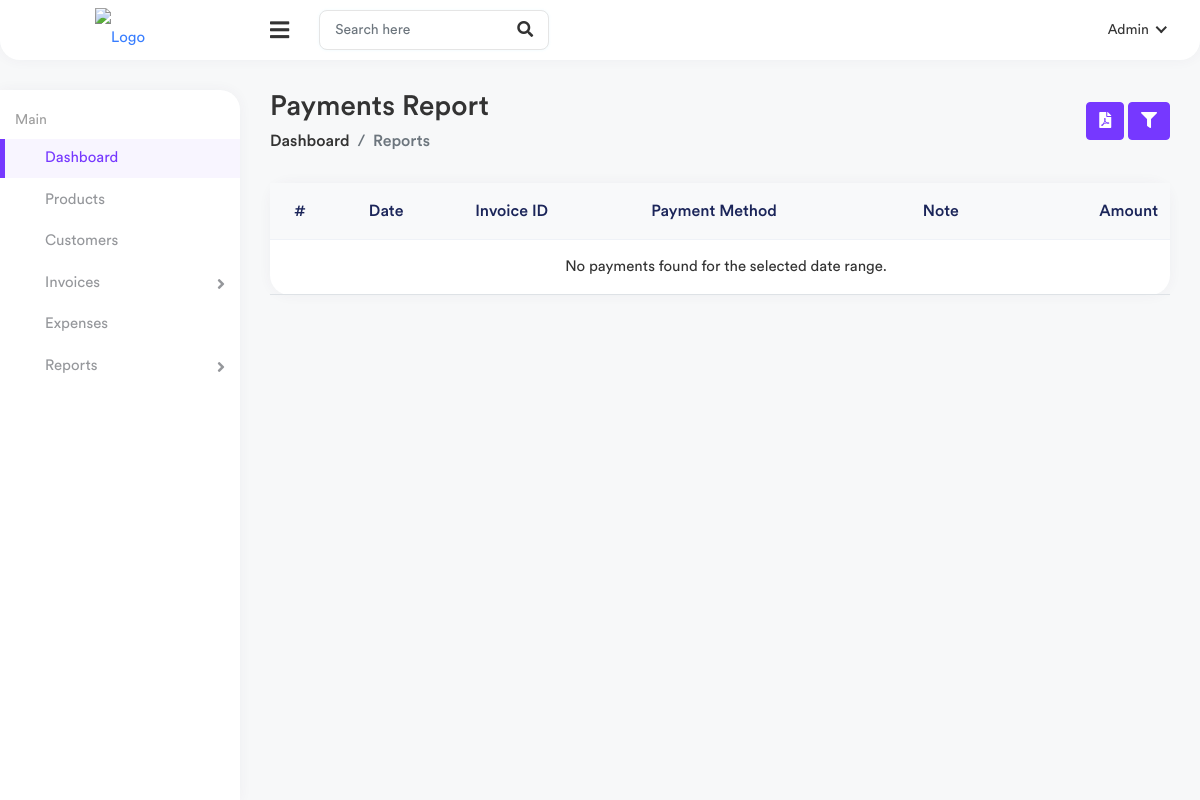
/billing/report/payments/, run on an earlier commit of the app's database.
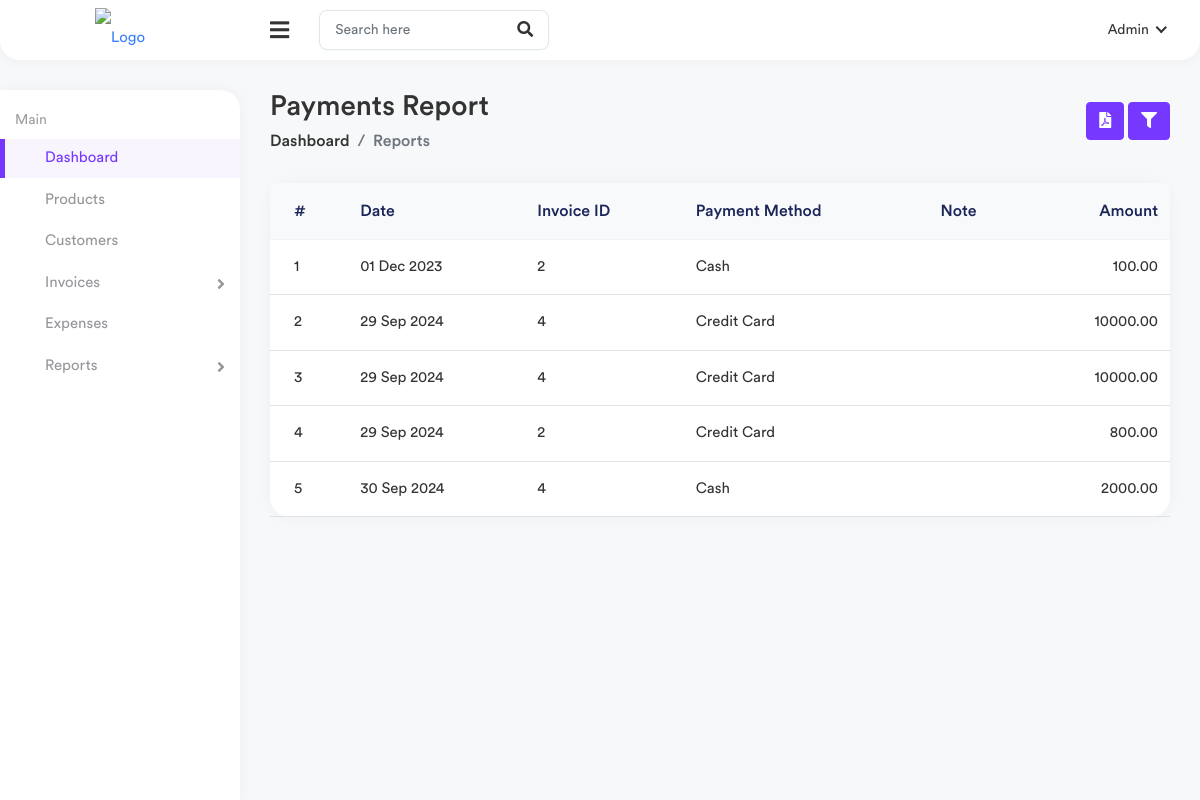
And on a later commit of the database.
### billing/models.py (models this page shows, shortened)
class Payment(models.Model):
    invoice = models.ForeignKey(Invoice, on_delete=models.CASCADE, related_name='payments')
    amount = models.DecimalField(max_digits=10, decimal_places=2)
    payment_date = models.DateTimeField()
    payment_method = models.CharField(max_length=50, choices=[('Cash', 'Cash'), ('Credit Card', 'Credit Card'), ('Bank Transfer', 'Bank Transfer')])
    note = models.TextField(null=True, blank=True)

class Invoice(models.Model):
    customer = models.ForeignKey(Customer, on_delete=models.CASCADE,null=True)
    date = models.DateField(auto_now_add=True)
    total_amount = models.DecimalField(max_digits=10, decimal_places=2, default=0)
    total_sgst=models.DecimalField(max_digits=10, decimal_places=2, default=0)
    total_cgst=models.DecimalField(max_digits=10, decimal_places=2, default=0)
    paid_amount = models.DecimalField(max_digits=10, decimal_places=2, default=0)
    created_date = models.DateTimeField(default=timezone.now)  # Use default
    modified_date = models.DateTimeField(auto_now=True)

### billing/views.py (the view, shortened to what this page needs)
# urls.py: path('report/payments/', views.payment_report, name='payment_report'),
def payment_report(request):
    start_date = request.GET.get('start_date')
    end_date = request.GET.get('end_date')
    payments = Payment.objects.all()
    return render(request, 'reports/payments.html', {
        'payments': payments
    })

### templates/reports/payments.html (shortened to what this page needs)
{% extends 'base.html' %}
{% block content %}
<div class="page-wrapper">
  <div class="content container-fluid">
    <div class="page-header">
      <div class="row align-items-center">
        <div class="col">
          <h3 class="page-title">Payments Report</h3>
          <ul class="breadcrumb">
            <li class="breadcrumb-item"><a href="{% url 'home' %}">Dashboard</a></li>
            <li class="breadcrumb-item active">Reports</li>
          </ul>
        </div>
        <div class="col-auto">
          <a href="#" class="btn btn-primary">
            <i class="fas fa-file-pdf"></i>
          </a>
          <a class="btn btn-primary filter-btn" href="javascript:void(0);" id="filter_search">
            <i class="fas fa-filter"></i>
          </a>
        </div>
      </div>
    </div>
    <div class="row">
      <div class="col-sm-12">
        <div class="card card-table">
          <div class="card-body">
            <div class="table-responsive">
              <table class="table table-center table-hover datatable">
                <thead class="thead-light">
                  <tr>
                    <th>#</th>
                    <th>Date</th>
                    <th>Invoice ID</th>
                    <th>Payment Method</th>
                    <th>Note</th>
                    <th class="text-end">Amount</th>
                  </tr>
                </thead>
                <tbody>
                  {% for payment in payments %}
                  <tr>
                    <td>{{ forloop.counter }}</td>
                    <td>{{ payment.payment_date|date:"d M Y" }}</td>
                    <td>{{ payment.invoice.id }}</td>
                    <td>{{ payment.payment_method }}</td>
                    <td>{{ payment.note }}</td>
                    <td class="text-end">{{ payment.amount }}</td>
                  </tr>
                  {% empty %}
                  <tr>
                    <td colspan="6" class="text-center">No payments found for the selected date range.</td>
                  </tr>
                  {% endfor %}
                </tbody>
              </table>
            </div>
          </div>
        </div>
      </div>
    </div>
  </div>
</div>
{% endblock content %}

### templates/base.html (shortened to what this page needs)
<!DOCTYPE html>
{% load static %}
<html lang="en">
<head>
    <link rel="stylesheet" href="{% static 'assets/css/bootstrap.min.css' %}">
    <link rel="stylesheet" href="{% static 'assets/plugins/fontawesome/css/fontawesome.min.css' %}">
    <link rel="stylesheet" href="{% static 'assets/plugins/fontawesome/css/all.min.css' %}">
    <link rel="stylesheet" href="{% static 'assets/plugins/select2/css/select2.min.css' %}">
    <link rel="stylesheet" href="{% static 'assets/plugins/datatables/datatables.min.css' %}">
    <link rel="stylesheet" href="{% static 'assets/css/bootstrap-datetimepicker.min.css' %}">
    <link rel="stylesheet" href="{% static 'assets/plugins/toastr/toatr.css' %}" />
    <link rel="stylesheet" href="{% static 'assets/css/style.css' %}">
</head>
<body class="nk-body bg-lighter npc-default has-sidebar no-touch nk-nio-theme">
    <div class="main-wrapper">
        {% include 'include/navbar.html' %}
        {% include 'include/sidebar.html' %}
    {% block content %}
    {% endblock content %}
</div>
</body>
</html>

### templates/include/navbar.html (shortened to what this page needs)
{% load static %}
<div class="header header-one">
    <div class="header-left header-left-one">
        <a href="{% url 'home' %}" class="logo">
            <img src="{% static 'assets/img/logo.png' %}" alt="Logo">
        </a>
    </div>
    <a href="javascript:void(0);" id="toggle_btn">
        <i class="fas fa-bars"></i>
    </a>
    <div class="top-nav-search">
        <form>
            <input type="text" class="form-control" placeholder="Search here">
            <button class="btn" type="submit"><i class="fas fa-search"></i></button>
        </form>
    </div>
    <ul class="nav nav-tabs user-menu">
            <li class="nav-item dropdown has-arrow main-drop">
            <a href="#" class="dropdown-toggle nav-link" data-bs-toggle="dropdown">
                <span>Admin</span>
            </a>
        </li>
    </ul>
</div>

### templates/include/sidebar.html (shortened to what this page needs)
<div class="sidebar" id="sidebar">
    <div class="sidebar-inner slimscroll">
        <div id="sidebar-menu" class="sidebar-menu">
            <ul>
                <li class="menu-title"><span>Main</span></li>
                <li class="active">
                    <a href="{% url 'home' %}"> <span>Dashboard</span></a>
                </li>
                <li>
                    <a href="{% url 'product_list' %}"> <span>Products</span></a>
                </li>
                <li>
                    <a href="{% url 'customer_list' %}"> <span>Customers</span></a>
                </li>
                <li class="submenu">
                    <a href="#"> <span> Invoices</span> <span
                            class="menu-arrow"></span></a>
                </li>
                  <li>
                    <a href="expenses.html"
                      > <span>Expenses</span></a
                    >
                  </li>
                <li class="submenu">
                    <a href="#"
                      > <span> Reports</span>
                      <span class="menu-arrow"></span
                    ></a>
                  </li>
            </ul>
        </div>
    </div>
</div>

What changed in the data, as far as the page shows it:
added Payment: payment_date "01 Dec 2023", invoice.id "2", payment_method "Cash", amount "100.00"
added Payment: payment_date "29 Sep 2024", invoice.id "4", payment_method "Credit Card", amount "10000.00"
added Payment: payment_date "29 Sep 2024", invoice.id "4", payment_method "Credit Card", amount "10000.00"
added Payment: payment_date "29 Sep 2024", invoice.id "2", payment_method "Credit Card", amount "800.00"
added Payment: payment_date "30 Sep 2024", invoice.id "4", payment_method "Cash", amount "2000.00"
Also different on the page:
text no longer shown: "No payments found for the selected date range."
